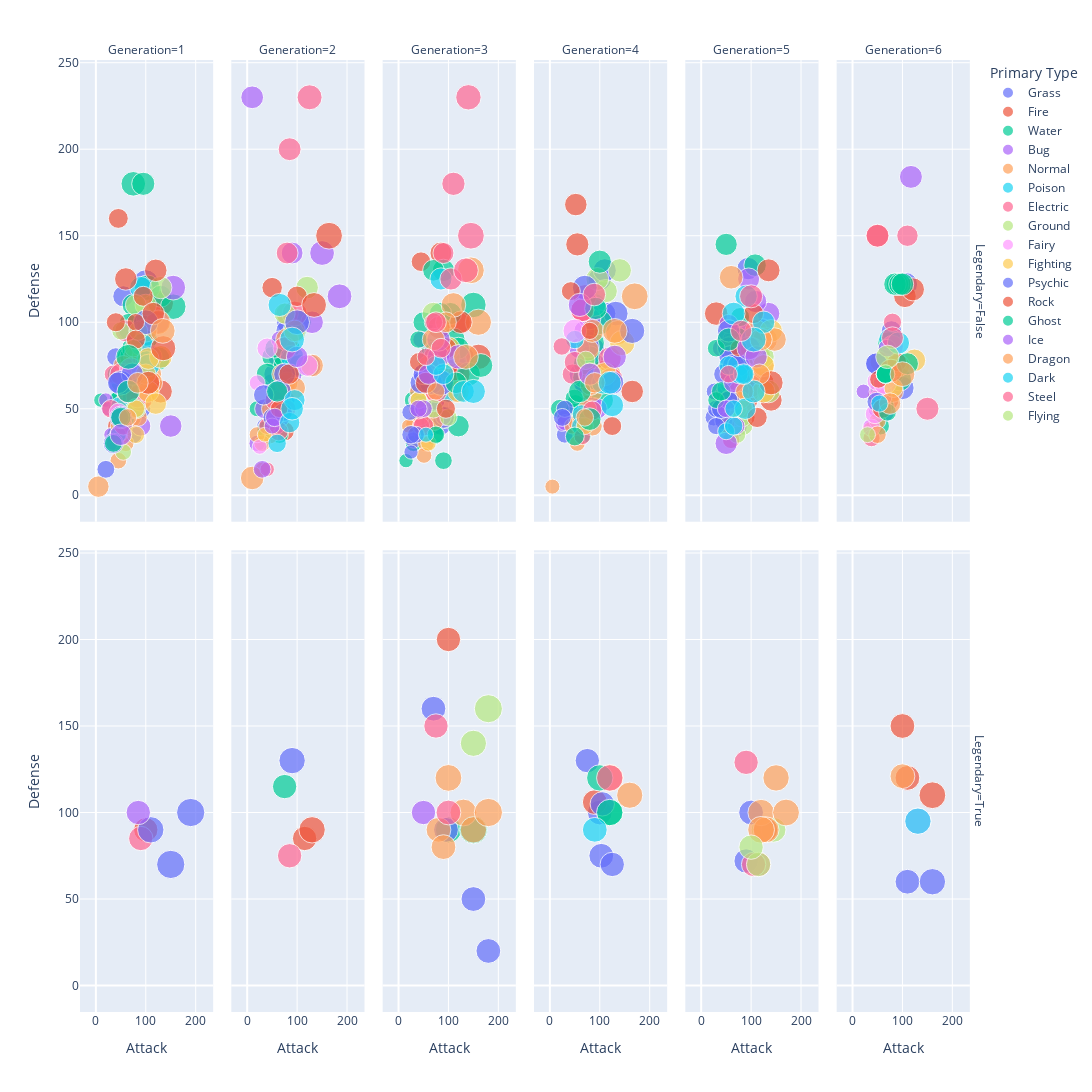

The cell this chart's notebook holds for it:
### Code cell
# make that plot interactive
from turtle import shape
import plotly.express as px

# create interactive scatterplot
fig = px.scatter(df, x = 'Attack', y = 'Defense', 
                 size = 'Total', color = 'Primary Type',
                 hover_name = 'Name', facet_col = 'Generation', facet_row = 'Legendary')

# add legend out of plot
fig.update_layout(legend=dict(x=1, y=1))

# adjust size of plot
fig.update_layout(width = 2000, height = 2000)

# show plot
fig.show()

# export plot to dashboard html
fig.write_html("LE2_pokemon_dashboard.html")
